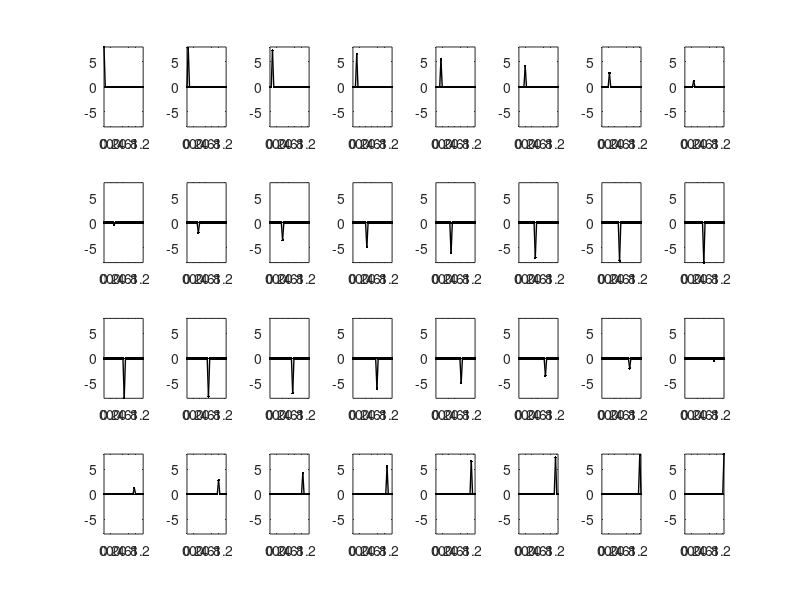

Here is the MATLAB script that generated this plot: (Note: this script raises an error after producing the figure.)
N = 32;
f = @(t) 8*cos(5*t);
T = 2*pi/5;
h = T/(N - 1);
X = 0:h:T;
F = f(X);
amplitude = 8;

%% Импульсное разложение
values = zeros(N, N);

for i=1:N
    for j=1:N
        if (j==i) 
            values(i, i) = F(i);
        end 
    end 
end

for k=1:N 
    subplot(4, 8, k);
    plot(X, values(:,k), '.-black', 'LineWidth', 1);
    axis([0 T -amplitude amplitude]);
end
sgtitle("Импульсное разложение");

%% Ступенчатое разложение

decomposition = zeros(N);

for i=2:N 
    difference = F(i) - F(i - 1); 
    for j=i:N
        decomposition(i, j) = difference;
    end 
end

for k=1:N 
    subplot(4, 8, k);
    plot(X, decomposition(k,:), '.-black', 'LineWidth', 1);
    axis([0 T -2 2]);
end
sgtitle("Ступенчатое разложение");

%% Чётно-нечётное разложение

even = zeros(N, 1);
uneven = zeros(N, 1);

for k=1:N
    even(k) = (F(k) + F(N-k+1)) / 2;
end
subplot(2, 1, 1);
plot(X, even, '.-black', 'LineWidth', 1);
axis([0 T -amplitude amplitude]);
legend("Чётная симметрия");

for k=1:N
    uneven(k) = (F(k) - F(N-k+1)) / 2;
end
subplot(2, 1, 2);
plot(X, uneven, '.-black', 'LineWidth', 1);
axis([0 T -amplitude amplitude]);
legend("Нечётная симметрия");
sgtitle("Чётно-нечётное разложение");

%% Чередующееся разложение
subplot(2, 1, 1);
F1 = F;
F2 = F;
for k = 1:(N) 
    if mod(k, 2) == 0 
        F1(k) = 0; 
    end
end
plot(X, F1, '.-black'); 
grid;
axis([0 T -amplitude amplitude]);
legend("Нечётные выборки");

subplot(2, 1, 2);
for k = 1:(N) 
    if mod(k, 2) ~= 0 
        F2(k) = 0; 
    end
end
plot(X, F2, '.-black'); 
grid;
axis([0 T -amplitude amplitude])
legend("Чётные выборки");
sgtitle("Чередующееся разложение");